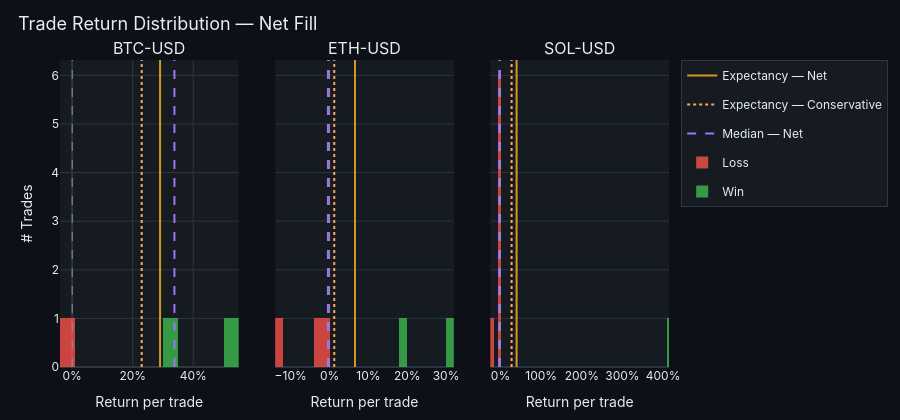

Write notebook code for a chart like this one.
### Markdown cell above
## 4. Return Distribution

Histogram of net trade returns per symbol — green bars are winning trades, red are losing.

Vertical lines show where the key summary stats land against the full distribution:
- **Yellow solid** — net expectancy (mean)
- **Orange dotted** — conservative expectancy
- **Purple dashed** — net median

If yellow is far to the right of purple, a few large winners are inflating the mean — consistent with the Exp ex-Top flag in the table above.

### Code cell
from plotly.subplots import make_subplots

trades  = analytics.trade_stats()
symbols = sorted(trades["symbol"].unique())
n_sym   = len(symbols)

fig = make_subplots(
    rows=1, cols=n_sym,
    subplot_titles=symbols,
    shared_yaxes=True,
    horizontal_spacing=0.06,
)

# Invisible legend entries for the vlines
for colour, dash, label in [
    (PALETTE["accent_yellow"], "solid", "Expectancy — Net"),
    (PALETTE["accent_orange"], "dot",   "Expectancy — Conservative"),
    (PALETTE["accent_purple"], "dash",  "Median — Net"),
]:
    fig.add_trace(go.Scatter(
        x=[None], y=[None], mode="lines",
        line=dict(color=colour, width=2, dash=dash),
        name=label,
    ))

shown: set[str] = set()
for col_i, sym in enumerate(symbols, start=1):
    sym_trades = trades[trades["symbol"] == sym]
    ret_net    = sym_trades["return_net"]

    for data, colour, label in [
        (ret_net[ret_net <= 0], PALETTE["accent_red"],   "Loss"),
        (ret_net[ret_net >  0], PALETTE["accent_green"], "Win"),
    ]:
        show = label not in shown
        if show:
            shown.add(label)
        fig.add_trace(go.Histogram(
            x=data,
            name=label, legendgroup=label, showlegend=show,
            marker_color=colour, opacity=0.8,
            nbinsx=8,
        ), row=1, col=col_i)

    exp_net = float(ts_net.loc[sym, "expectancy"])
    exp_con = float(ts_con.loc[sym, "expectancy"])
    med_net = float(ts_net.loc[sym, "median_return"])

    fig.add_vline(x=0,       line_dash="dash",  line_color=PALETTE["text_secondary"], line_width=1,   row=1, col=col_i)
    fig.add_vline(x=exp_net, line_dash="solid", line_color=PALETTE["accent_yellow"],  line_width=2,   row=1, col=col_i)
    fig.add_vline(x=exp_con, line_dash="dot",   line_color=PALETTE["accent_orange"],  line_width=2,   row=1, col=col_i)
    fig.add_vline(x=med_net, line_dash="dash",  line_color=PALETTE["accent_purple"],  line_width=2,   row=1, col=col_i)

fig.update_layout(barmode="overlay")

for i in range(1, n_sym + 1):
    axis = f"xaxis{'' if i == 1 else i}"
    fig.update_layout(**{axis: dict(tickformat=".0%", title_text="Return per trade")})
fig.update_layout(yaxis_title="# Trades")

apply_theme(fig, title="Trade Return Distribution — Net Fill", height=420)
fig.show()

### Figure 1 — Plotly figure (JSON) as saved in the notebook; plotly's stock layout.template omitted (floating-point values rounded to 4 significant figures)
{"data": [{"line": {"color": "#d29922", "dash": "solid", "width": 2}, "mode": "lines", "name": "Expectancy — Net", "x": [null], "y": [null], "type": "scatter"}, {"line": {"color": "#ffa657", "dash": "dot", "width": 2}, "mode": "lines", "name": "Expectancy — Conservative", "x": [null], "y": [null], "type": "scatter"}, {"line": {"color": "#a371f7", "dash": "dash", "width": 2}, "mode": "lines", "name": "Median — Net", "x": [null], "y": [null], "type": "scatter"}, {"legendgroup": "Loss", "marker": {"color": "#f85149"}, "name": "Loss", "nbinsx": 8, "opacity": 0.8, "showlegend": true, "x": [-0.0153], "type": "histogram", "xaxis": "x", "yaxis": "y"}, {"legendgroup": "Win", "marker": {"color": "#3fb950"}, "name": "Win", "nbinsx": 8, "opacity": 0.8, "showlegend": true, "x": [0.3378, 0.5485], "type": "histogram", "xaxis": "x", "yaxis": "y"}, {"legendgroup": "Loss", "marker": {"color": "#f85149"}, "name": "Loss", "nbinsx": 8, "opacity": 0.8, "showlegend": false, "x": [-0.1329, -0.03143, -0.004139], "type": "histogram", "xaxis": "x2", "yaxis": "y2"}, {"legendgroup": "Win", "marker": {"color": "#3fb950"}, "name": "Win", "nbinsx": 8, "opacity": 0.8, "showlegend": false, "x": [0.1862, 0.3101], "type": "histogram", "xaxis": "x2", "yaxis": "y2"}, {"legendgroup": "Loss", "marker": {"color": "#f85149"}, "name": "Loss", "nbinsx": 8, "opacity": 0.8, "showlegend": false, "x": [-0.2027, -0.04709, -0.1649, -0.03246, -0.00696, -0.03074, -0.031, -0.04353], "type": "histogram", "xaxis": "x3", "yaxis": "y3"}, {"legendgroup": "Win", "marker": {"color": "#3fb950"}, "name": "Win", "nbinsx": 8, "opacity": 0.8, "showlegend": false, "x": [4.119], "type": "histogram", "xaxis": "x3", "yaxis": "y3"}], "layout": {"xaxis": {"anchor": "y", "domain": [0.0, 0.2933], "title": {"text": "Return per trade"}, "tickformat": ".0%", "gridcolor": "#30363d", "zerolinecolor": "#30363d", "showspikes": true, "spikecolor": "#8b949e", "spikethickness": 1}, "yaxis": {"anchor": "x", "domain": [0.0, 1.0], "title": {"text": "# Trades"}, "gridcolor": "#30363d", "zerolinecolor": "#30363d", "showspikes": true, "spikecolor": "#8b949e", "spikethickness": 1}, "xaxis2": {"anchor": "y2", "domain": [0.3533, 0.6467], "title": {"text": "Return per trade"}, "tickformat": ".0%"}, "yaxis2": {"anchor": "x2", "domain": [0.0, 1.0], "matches": "y", "showticklabels": false}, "xaxis3": {"anchor": "y3", "domain": [0.7067, 1.0], "title": {"text": "Return per trade"}, "tickformat": ".0%"}, "yaxis3": {"anchor": "x3", "domain": [0.0, 1.0], "matches": "y", "showticklabels": false}, "annotations": [{"font": {"size": 16}, "showarrow": false, "text": "BTC-USD", "x": 0.1467, "xanchor": "center", "xref": "paper", "y": 1.0, "yanchor": "bottom", "yref": "paper"}, {"font": {"size": 16}, "showarrow": false, "text": "ETH-USD", "x": 0.5, "xanchor": "center", "xref": "paper", "y": 1.0, "yanchor": "bottom", "yref": "paper"}, {"font": {"size": 16}, "showarrow": false, "text": "SOL-USD", "x": 0.8533, "xanchor": "center", "xref": "paper", "y": 1.0, "yanchor": "bottom", "yref": "paper"}], "shapes": [{"line": {"color": "#8b949e", "dash": "dash", "width": 1}, "type": "line", "x0": 0, "x1": 0, "xref": "x", "y0": 0, "y1": 1, "yref": "y domain"}, {"line": {"color": "#d29922", "dash": "solid", "width": 2}, "type": "line", "x0": 0.2903, "x1": 0.2903, "xref": "x", "y0": 0, "y1": 1, "yref": "y domain"}, {"line": {"color": "#ffa657", "dash": "dot", "width": 2}, "type": "line", "x0": 0.2297, "x1": 0.2297, "xref": "x", "y0": 0, "y1": 1, "yref": "y domain"}, {"line": {"color": "#a371f7", "dash": "dash", "width": 2}, "type": "line", "x0": 0.3378, "x1": 0.3378, "xref": "x", "y0": 0, "y1": 1, "yref": "y domain"}, {"line": {"color": "#8b949e", "dash": "dash", "width": 1}, "type": "line", "x0": 0, "x1": 0, "xref": "x2", "y0": 0, "y1": 1, "yref": "y2 domain"}, {"line": {"color": "#d29922", "dash": "solid", "width": 2}, "type": "line", "x0": 0.06557, "x1": 0.06557, "xref": "x2", "y0": 0, "y1": 1, "yref": "y2 domain"}, {"line": {"color": "#ffa657", "dash": "dot", "width": 2}, "type": "line", "x0": 0.01211, "x1": 0.01211, "xref": "x2", "y0": 0, "y1": 1, "yref": "y2 domain"}, {"line": {"color": "#a371f7", "dash": "dash", "width": 2}, "type": "line", "x0": -0.004139, "x1": -0.004139, "xref": "x2", "y0": 0, "y1": 1, "yref": "y2 domain"}, {"line": {"color": "#8b949e", "dash": "dash", "width": 1}, "type": "line", "x0": 0, "x1": 0, "xref": "x3", "y0": 0, "y1": 1, "yref": "y3 domain"}, {"line": {"color": "#d29922", "dash": "solid", "width": 2}, "type": "line", "x0": 0.3955, "x1": 0.3955, "xref": "x3", "y0": 0, "y1": 1, "yref": "y3 domain"}, {"line": {"color": "#ffa657", "dash": "dot", "width": 2}, "type": "line", "x0": 0.2725, "x1": 0.2725, "xref": "x3", "y0": 0, "y1": 1, "yref": "y3 domain"}, {"line": {"color": "#a371f7", "dash": "dash", "width": 2}, "type": "line", "x0": -0.03246, "x1": -0.03246, "xref": "x3", "y0": 0, "y1": 1, "yref": "y3 domain"}], "barmode": "overlay", "font": {"color": "#e6edf3", "family": "Inter, system-ui, sans-serif"}, "title": {"font": {"size": 18, "color": "#e6edf3"}, "text": "Trade Return Distribution — Net Fill", "x": 0.02, "xanchor": "left"}, "margin": {"l": 60, "r": 20, "t": 60, "b": 40}, "legend": {"bgcolor": "#161b22", "bordercolor": "#30363d", "borderwidth": 1}, "paper_bgcolor": "#0d1117", "plot_bgcolor": "#161b22", "height": 420, "hovermode": "x unified"}}
